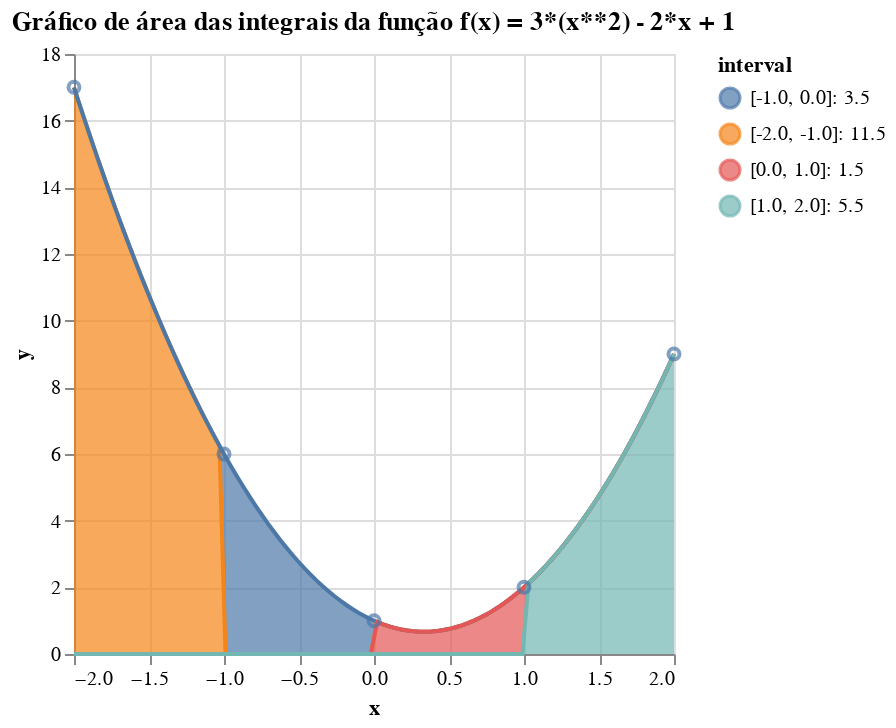

Here is the notebook cell this chart was saved with:
### Code cell
#polinomial
x = [-2, -1, 0, 1, 2]
y = [polinomial(i) for i in x]
datapoint = pd.DataFrame({'x':x, 'y':y})

data_area_polinomial, total_polinomial = xds(polinomial)

grafico_polinomial = alt.Chart(data_area_polinomial, title="Gráfico de área das integrais da função f(x) = 3*(x**2) - 2*x + 1").mark_area(line=True).encode(
    x='x',
    y='y',
    color='interval'
)
grafico_pontos = alt.Chart(datapoint).mark_point().encode(
    x='x',
    y='y',
    tooltip = 'x'
)

grafico_polinomial += grafico_pontos
grafico_polinomial

### Figure 1 — Vega-Lite specification as saved in the notebook (floating-point values rounded to 4 significant figures)
{"config": {"view": {"continuousWidth": 300, "continuousHeight": 300}}, "layer": [{"data": {"name": "data-405a698c6cc78c097b49fa4805dfd2d1"}, "mark": {"type": "area", "line": true}, "encoding": {"color": {"field": "interval", "type": "nominal"}, "x": {"field": "x", "type": "quantitative"}, "y": {"field": "y", "type": "quantitative"}}, "title": "Gráfico de área das integrais da função f(x) = 3*(x**2) - 2*x + 1"}, {"data": {"name": "data-807573144ce799a5d753531ffcea8fec"}, "mark": {"type": "point"}, "encoding": {"tooltip": {"field": "x", "type": "quantitative"}, "x": {"field": "x", "type": "quantitative"}, "y": {"field": "y", "type": "quantitative"}}}], "$schema": "https://vega.github.io/schema/vega-lite/v5.8.0.json", "datasets": {"data-405a698c6cc78c097b49fa4805dfd2d1": [{"x": -2.0, "y": 17.0, "interval": "[-2.0, -1.0]: 11.5"}, {"x": -1.96, "y": 16.44, "interval": "[-2.0, -1.0]: 11.5"}, {"x": -1.919, "y": 15.89, "interval": "[-2.0, -1.0]: 11.5"}, {"x": -1.879, "y": 15.35, "interval": "[-2.0, -1.0]: 11.5"}, {"x": -1.838, "y": 14.82, "interval": "[-2.0, -1.0]: 11.5"}, {"x": -1.798, "y": 14.29, "interval": "[-2.0, -1.0]: 11.5"}, {"x": -1.758, "y": 13.78, "interval": "[-2.0, -1.0]: 11.5"}, {"x": -1.717, "y": 13.28, "interval": "[-2.0, -1.0]: 11.5"}, {"x": -1.677, "y": 12.79, "interval": "[-2.0, -1.0]: 11.5"}, {"x": -1.636, "y": 12.31, "interval": "[-2.0, -1.0]: 11.5"}, {"x": -1.596, "y": 11.83, "interval": "[-2.0, -1.0]: 11.5"}, {"x": -1.556, "y": 11.37, "interval": "[-2.0, -1.0]: 11.5"}, {"x": -1.515, "y": 10.92, "interval": "[-2.0, -1.0]: 11.5"}, {"x": -1.475, "y": 10.47, "interval": "[-2.0, -1.0]: 11.5"}, {"x": -1.434, "y": 10.04, "interval": "[-2.0, -1.0]: 11.5"}, {"x": -1.394, "y": 9.617, "interval": "[-2.0, -1.0]: 11.5"}, {"x": -1.354, "y": 9.203, "interval": "[-2.0, -1.0]: 11.5"}, {"x": -1.313, "y": 8.799, "interval": "[-2.0, -1.0]: 11.5"}, {"x": -1.273, "y": 8.405, "interval": "[-2.0, -1.0]: 11.5"}, {"x": -1.232, "y": 8.021, "interval": "[-2.0, -1.0]: 11.5"}, {"x": -1.192, "y": 7.646, "interval": "[-2.0, -1.0]: 11.5"}, {"x": -1.152, "y": 7.281, "interval": "[-2.0, -1.0]: 11.5"}, {"x": -1.111, "y": 6.926, "interval": "[-2.0, -1.0]: 11.5"}, {"x": -1.071, "y": 6.581, "interval": "[-2.0, -1.0]: 11.5"}, {"x": -1.03, "y": 6.245, "interval": "[-2.0, -1.0]: 11.5"}, {"x": -0.9899, "y": 5.919, "interval": "[-1.0, 0.0]: 3.5"}, {"x": -0.9495, "y": 5.604, "interval": "[-1.0, 0.0]: 3.5"}, {"x": -0.9091, "y": 5.298, "interval": "[-1.0, 0.0]: 3.5"}, {"x": -0.8687, "y": 5.001, "interval": "[-1.0, 0.0]: 3.5"}, {"x": -0.8283, "y": 4.715, "interval": "[-1.0, 0.0]: 3.5"}, {"x": -0.7879, "y": 4.438, "interval": "[-1.0, 0.0]: 3.5"}, {"x": -0.7475, "y": 4.171, "interval": "[-1.0, 0.0]: 3.5"}, {"x": -0.7071, "y": 3.914, "interval": "[-1.0, 0.0]: 3.5"}, {"x": -0.6667, "y": 3.667, "interval": "[-1.0, 0.0]: 3.5"}, {"x": -0.6263, "y": 3.429, "interval": "[-1.0, 0.0]: 3.5"}, {"x": -0.5859, "y": 3.201, "interval": "[-1.0, 0.0]: 3.5"}, {"x": -0.5455, "y": 2.983, "interval": "[-1.0, 0.0]: 3.5"}, {"x": -0.5051, "y": 2.775, "interval": "[-1.0, 0.0]: 3.5"}, {"x": -0.4646, "y": 2.577, "interval": "[-1.0, 0.0]: 3.5"}, {"x": -0.4242, "y": 2.388, "interval": "[-1.0, 0.0]: 3.5"}, {"x": -0.3838, "y": 2.21, "interval": "[-1.0, 0.0]: 3.5"}, {"x": -0.3434, "y": 2.041, "interval": "[-1.0, 0.0]: 3.5"}, {"x": -0.303, "y": 1.882, "interval": "[-1.0, 0.0]: 3.5"}, {"x": -0.2626, "y": 1.732, "interval": "[-1.0, 0.0]: 3.5"}, {"x": -0.2222, "y": 1.593, "interval": "[-1.0, 0.0]: 3.5"}, {"x": -0.1818, "y": 1.463, "interval": "[-1.0, 0.0]: 3.5"}, {"x": -0.1414, "y": 1.343, "interval": "[-1.0, 0.0]: 3.5"}, {"x": -0.101, "y": 1.233, "interval": "[-1.0, 0.0]: 3.5"}, {"x": -0.06061, "y": 1.132, "interval": "[-1.0, 0.0]: 3.5"}, {"x": -0.0202, "y": 1.042, "interval": "[-1.0, 0.0]: 3.5"}, {"x": 0.0202, "y": 0.9608, "interval": "[0.0, 1.0]: 1.5"}, {"x": 0.06061, "y": 0.8898, "interval": "[0.0, 1.0]: 1.5"}, {"x": 0.101, "y": 0.8286, "interval": "[0.0, 1.0]: 1.5"}, {"x": 0.1414, "y": 0.7772, "interval": "[0.0, 1.0]: 1.5"}, {"x": 0.1818, "y": 0.7355, "interval": "[0.0, 1.0]: 1.5"}, {"x": 0.2222, "y": 0.7037, "interval": "[0.0, 1.0]: 1.5"}, {"x": 0.2626, "y": 0.6817, "interval": "[0.0, 1.0]: 1.5"}, {"x": 0.303, "y": 0.6694, "interval": "[0.0, 1.0]: 1.5"}, {"x": 0.3434, "y": 0.667, "interval": "[0.0, 1.0]: 1.5"}, {"x": 0.3838, "y": 0.6743, "interval": "[0.0, 1.0]: 1.5"}, {"x": 0.4242, "y": 0.6915, "interval": "[0.0, 1.0]: 1.5"}, {"x": 0.4646, "y": 0.7184, "interval": "[0.0, 1.0]: 1.5"}, {"x": 0.5051, "y": 0.7551, "interval": "[0.0, 1.0]: 1.5"}, {"x": 0.5455, "y": 0.8017, "interval": "[0.0, 1.0]: 1.5"}, {"x": 0.5859, "y": 0.858, "interval": "[0.0, 1.0]: 1.5"}, {"x": 0.6263, "y": 0.9241, "interval": "[0.0, 1.0]: 1.5"}, {"x": 0.6667, "y": 1.0, "interval": "[0.0, 1.0]: 1.5"}, {"x": 0.7071, "y": 1.086, "interval": "[0.0, 1.0]: 1.5"}, {"x": 0.7475, "y": 1.181, "interval": "[0.0, 1.0]: 1.5"}, {"x": 0.7879, "y": 1.287, "interval": "[0.0, 1.0]: 1.5"}, {"x": 0.8283, "y": 1.402, "interval": "[0.0, 1.0]: 1.5"}, {"x": 0.8687, "y": 1.526, "interval": "[0.0, 1.0]: 1.5"}, {"x": 0.9091, "y": 1.661, "interval": "[0.0, 1.0]: 1.5"}, {"x": 0.9495, "y": 1.806, "interval": "[0.0, 1.0]: 1.5"}, {"x": 0.9899, "y": 1.96, "interval": "[0.0, 1.0]: 1.5"}, {"x": 1.03, "y": 2.124, "interval": "[1.0, 2.0]: 5.5"}, {"x": 1.071, "y": 2.298, "interval": "[1.0, 2.0]: 5.5"}, {"x": 1.111, "y": 2.481, "interval": "[1.0, 2.0]: 5.5"}, {"x": 1.152, "y": 2.675, "interval": "[1.0, 2.0]: 5.5"}, {"x": 1.192, "y": 2.878, "interval": "[1.0, 2.0]: 5.5"}, {"x": 1.232, "y": 3.091, "interval": "[1.0, 2.0]: 5.5"}, {"x": 1.273, "y": 3.314, "interval": "[1.0, 2.0]: 5.5"}, {"x": 1.313, "y": 3.547, "interval": "[1.0, 2.0]: 5.5"}, {"x": 1.354, "y": 3.789, "interval": "[1.0, 2.0]: 5.5"}, {"x": 1.394, "y": 4.041, "interval": "[1.0, 2.0]: 5.5"}, {"x": 1.434, "y": 4.303, "interval": "[1.0, 2.0]: 5.5"}, {"x": 1.475, "y": 4.575, "interval": "[1.0, 2.0]: 5.5"}, {"x": 1.515, "y": 4.857, "interval": "[1.0, 2.0]: 5.5"}, {"x": 1.556, "y": 5.148, "interval": "[1.0, 2.0]: 5.5"}, {"x": 1.596, "y": 5.449, "interval": "[1.0, 2.0]: 5.5"}, {"x": 1.636, "y": 5.76, "interval": "[1.0, 2.0]: 5.5"}, {"x": 1.677, "y": 6.081, "interval": "[1.0, 2.0]: 5.5"}, {"x": 1.717, "y": 6.412, "interval": "[1.0, 2.0]: 5.5"}, {"x": 1.758, "y": 6.752, "interval": "[1.0, 2.0]: 5.5"}, {"x": 1.798, "y": 7.102, "interval": "[1.0, 2.0]: 5.5"}, {"x": 1.838, "y": 7.462, "interval": "[1.0, 2.0]: 5.5"}, {"x": 1.879, "y": 7.832, "interval": "[1.0, 2.0]: 5.5"}, {"x": 1.919, "y": 8.212, "interval": "[1.0, 2.0]: 5.5"}, {"x": 1.96, "y": 8.601, "interval": "[1.0, 2.0]: 5.5"}, {"x": 2.0, "y": 9.0, "interval": "[1.0, 2.0]: 5.5"}], "data-807573144ce799a5d753531ffcea8fec": [{"x": -2, "y": 17}, {"x": -1, "y": 6}, {"x": 0, "y": 1}, {"x": 1, "y": 2}, {"x": 2, "y": 9}]}}
